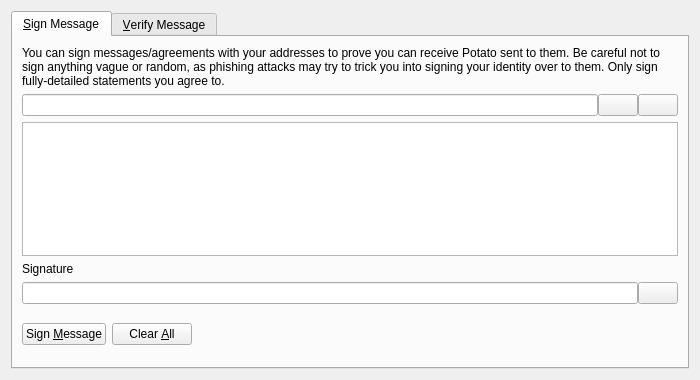
<?xml version="1.0" encoding="UTF-8"?>
<ui version="4.0">
 <class>SignVerifyMessageDialog</class>
 <widget class="QDialog" name="SignVerifyMessageDialog">
  <property name="geometry">
   <rect>
    <x>0</x>
    <y>0</y>
    <width>700</width>
    <height>380</height>
   </rect>
  </property>
  <property name="windowTitle">
   <string>Signatures - Sign / Verify a Message</string>
  </property>
  <property name="modal">
   <bool>true</bool>
  </property>
  <layout class="QVBoxLayout" name="verticalLayout">
   <item>
    <widget class="QTabWidget" name="tabWidget">
     <property name="currentIndex">
      <number>0</number>
     </property>
     <widget class="QWidget" name="tabSignMessage">
      <attribute name="title">
       <string>&amp;Sign Message</string>
      </attribute>
      <layout class="QVBoxLayout" name="verticalLayout_SM">
       <item>
        <widget class="QLabel" name="infoLabel_SM">
         <property name="text">
          <string>You can sign messages/agreements with your addresses to prove you can receive Potato sent to them. Be careful not to sign anything vague or random, as phishing attacks may try to trick you into signing your identity over to them. Only sign fully-detailed statements you agree to.</string>
         </property>
         <property name="textFormat">
          <enum>Qt::PlainText</enum>
         </property>
         <property name="wordWrap">
          <bool>true</bool>
         </property>
        </widget>
       </item>
       <item>
        <layout class="QHBoxLayout" name="horizontalLayout_1_SM">
         <property name="spacing">
          <number>0</number>
         </property>
         <item>
          <widget class="QValidatedLineEdit" name="addressIn_SM">
           <property name="toolTip">
            <string>The Potato address to sign the message with</string>
           </property>
          </widget>
         </item>
         <item>
          <widget class="QPushButton" name="addressBookButton_SM">
           <property name="toolTip">
            <string>Choose previously used address</string>
           </property>
           <property name="text">
            <string/>
           </property>
           <property name="shortcut">
            <string>Alt+A</string>
           </property>
           <property name="autoDefault">
            <bool>false</bool>
           </property>
          </widget>
         </item>
         <item>
          <widget class="QPushButton" name="pasteButton_SM">
           <property name="toolTip">
            <string>Paste address from clipboard</string>
           </property>
           <property name="text">
            <string/>
           </property>
           <property name="shortcut">
            <string>Alt+P</string>
           </property>
           <property name="autoDefault">
            <bool>false</bool>
           </property>
          </widget>
         </item>
        </layout>
       </item>
       <item>
        <widget class="QPlainTextEdit" name="messageIn_SM">
         <property name="toolTip">
          <string>Enter the message you want to sign here</string>
         </property>
        </widget>
       </item>
       <item>
        <widget class="QLabel" name="signatureLabel_SM">
         <property name="text">
          <string>Signature</string>
         </property>
         <property name="textFormat">
          <enum>Qt::PlainText</enum>
         </property>
        </widget>
       </item>
       <item>
        <layout class="QHBoxLayout" name="horizontalLayout_2_SM">
         <property name="spacing">
          <number>0</number>
         </property>
         <item>
          <widget class="QLineEdit" name="signatureOut_SM">
           <property name="font">
            <font>
             <italic>true</italic>
            </font>
           </property>
           <property name="readOnly">
            <bool>true</bool>
           </property>
          </widget>
         </item>
         <item>
          <widget class="QPushButton" name="copySignatureButton_SM">
           <property name="toolTip">
            <string>Copy the current signature to the system clipboard</string>
           </property>
           <property name="text">
            <string/>
           </property>
           <property name="autoDefault">
            <bool>false</bool>
           </property>
          </widget>
         </item>
        </layout>
       </item>
       <item>
        <layout class="QHBoxLayout" name="horizontalLayout_3_SM">
         <item>
          <widget class="QPushButton" name="signMessageButton_SM">
           <property name="toolTip">
            <string>Sign the message to prove you own this Potato address</string>
           </property>
           <property name="text">
            <string>Sign &amp;Message</string>
           </property>
           <property name="autoDefault">
            <bool>false</bool>
           </property>
          </widget>
         </item>
         <item>
          <widget class="QPushButton" name="clearButton_SM">
           <property name="toolTip">
            <string>Reset all sign message fields</string>
           </property>
           <property name="text">
            <string>Clear &amp;All</string>
           </property>
           <property name="autoDefault">
            <bool>false</bool>
           </property>
          </widget>
         </item>
         <item>
          <spacer name="horizontalSpacer_1_SM">
           <property name="orientation">
            <enum>Qt::Horizontal</enum>
           </property>
           <property name="sizeHint" stdset="0">
            <size>
             <width>40</width>
             <height>48</height>
            </size>
           </property>
          </spacer>
         </item>
         <item>
          <widget class="QLabel" name="statusLabel_SM">
           <property name="font">
            <font>
             <weight>75</weight>
             <bold>true</bold>
            </font>
           </property>
           <property name="text">
            <string/>
           </property>
           <property name="wordWrap">
            <bool>true</bool>
           </property>
          </widget>
         </item>
         <item>
          <spacer name="horizontalSpacer_2_SM">
           <property name="orientation">
            <enum>Qt::Horizontal</enum>
           </property>
           <property name="sizeHint" stdset="0">
            <size>
             <width>40</width>
             <height>48</height>
            </size>
           </property>
          </spacer>
         </item>
        </layout>
       </item>
      </layout>
     </widget>
     <widget class="QWidget" name="tabVerifyMessage">
      <attribute name="title">
       <string>&amp;Verify Message</string>
      </attribute>
      <layout class="QVBoxLayout" name="verticalLayout_VM">
       <item>
        <widget class="QLabel" name="infoLabel_VM">
         <property name="text">
          <string>Enter the receiver's address, message (ensure you copy line breaks, spaces, tabs, etc. exactly) and signature below to verify the message. Be careful not to read more into the signature than what is in the signed message itself, to avoid being tricked by a man-in-the-middle attack. Note that this only proves the signing party receives with the address, it cannot prove sendership of any transaction!</string>
         </property>
         <property name="textFormat">
          <enum>Qt::PlainText</enum>
         </property>
         <property name="alignment">
          <set>Qt::AlignLeading|Qt::AlignLeft|Qt::AlignTop</set>
         </property>
         <property name="wordWrap">
          <bool>true</bool>
         </property>
        </widget>
       </item>
       <item>
        <layout class="QHBoxLayout" name="horizontalLayout_1_VM">
         <property name="spacing">
          <number>0</number>
         </property>
         <item>
          <widget class="QValidatedLineEdit" name="addressIn_VM">
           <property name="toolTip">
            <string>The Potato address the message was signed with</string>
           </property>
          </widget>
         </item>
         <item>
          <widget class="QPushButton" name="addressBookButton_VM">
           <property name="toolTip">
            <string>Choose previously used address</string>
           </property>
           <property name="text">
            <string/>
           </property>
           <property name="shortcut">
            <string>Alt+A</string>
           </property>
           <property name="autoDefault">
            <bool>false</bool>
           </property>
          </widget>
         </item>
        </layout>
       </item>
       <item>
        <widget class="QPlainTextEdit" name="messageIn_VM"/>
       </item>
       <item>
        <widget class="QValidatedLineEdit" name="signatureIn_VM"/>
       </item>
       <item>
        <layout class="QHBoxLayout" name="horizontalLayout_2_VM">
         <item>
          <widget class="QPushButton" name="verifyMessageButton_VM">
           <property name="toolTip">
            <string>Verify the message to ensure it was signed with the specified Potato address</string>
           </property>
           <property name="text">
            <string>Verify &amp;Message</string>
           </property>
           <property name="autoDefault">
            <bool>false</bool>
           </property>
          </widget>
         </item>
         <item>
          <widget class="QPushButton" name="clearButton_VM">
           <property name="toolTip">
            <string>Reset all verify message fields</string>
           </property>
           <property name="text">
            <string>Clear &amp;All</string>
           </property>
           <property name="autoDefault">
            <bool>false</bool>
           </property>
          </widget>
         </item>
         <item>
          <spacer name="horizontalSpacer_1_VM">
           <property name="orientation">
            <enum>Qt::Horizontal</enum>
           </property>
           <property name="sizeHint" stdset="0">
            <size>
             <width>40</width>
             <height>48</height>
            </size>
           </property>
          </spacer>
         </item>
         <item>
          <widget class="QLabel" name="statusLabel_VM">
           <property name="font">
            <font>
             <weight>75</weight>
             <bold>true</bold>
            </font>
           </property>
           <property name="text">
            <string/>
           </property>
           <property name="wordWrap">
            <bool>true</bool>
           </property>
          </widget>
         </item>
         <item>
          <spacer name="horizontalSpacer_2_VM">
           <property name="orientation">
            <enum>Qt::Horizontal</enum>
           </property>
           <property name="sizeHint" stdset="0">
            <size>
             <width>40</width>
             <height>48</height>
            </size>
           </property>
          </spacer>
         </item>
        </layout>
       </item>
      </layout>
     </widget>
    </widget>
   </item>
  </layout>
 </widget>
 <customwidgets>
  <customwidget>
   <class>QValidatedLineEdit</class>
   <extends>QLineEdit</extends>
   <header>qvalidatedlineedit.h</header>
  </customwidget>
 </customwidgets>
 <resources>
  <include location="../potato.qrc"/>
 </resources>
 <connections/>
</ui>
